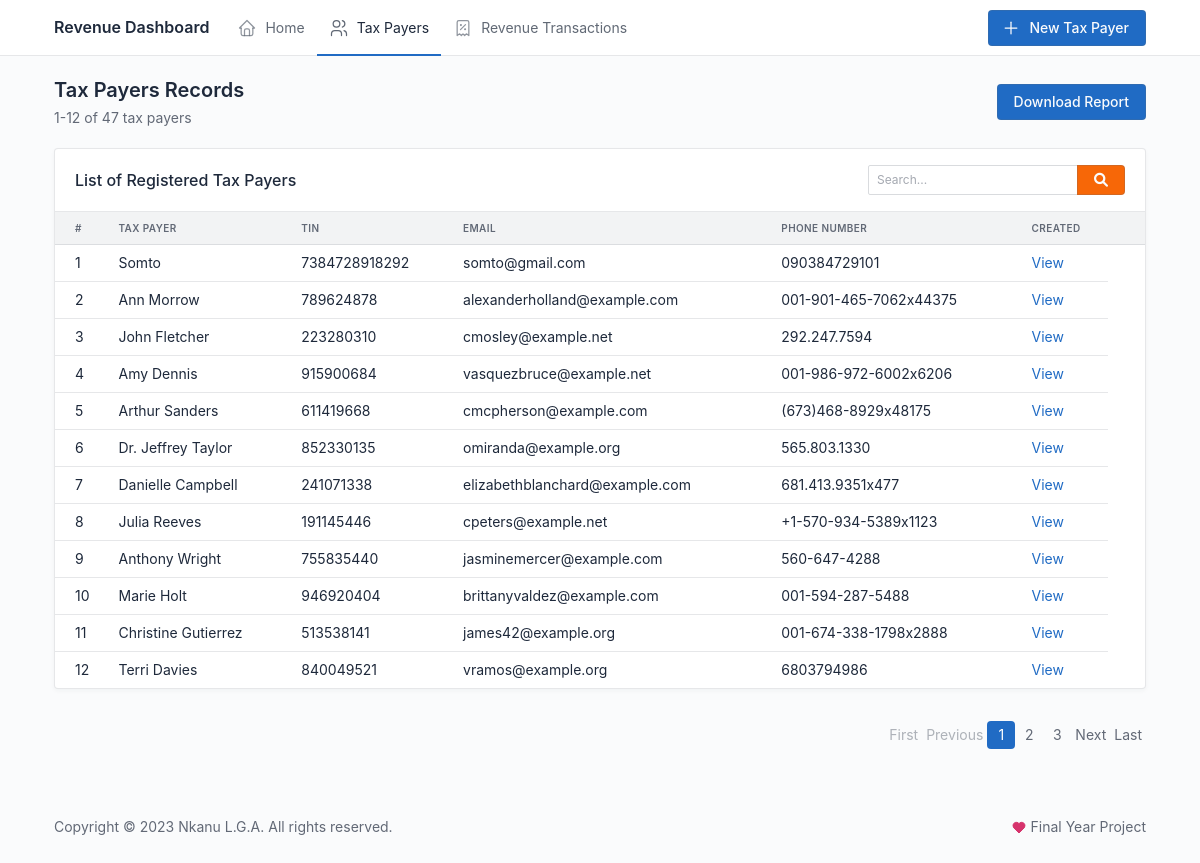
Before: /taxpayers/ with the older database file.
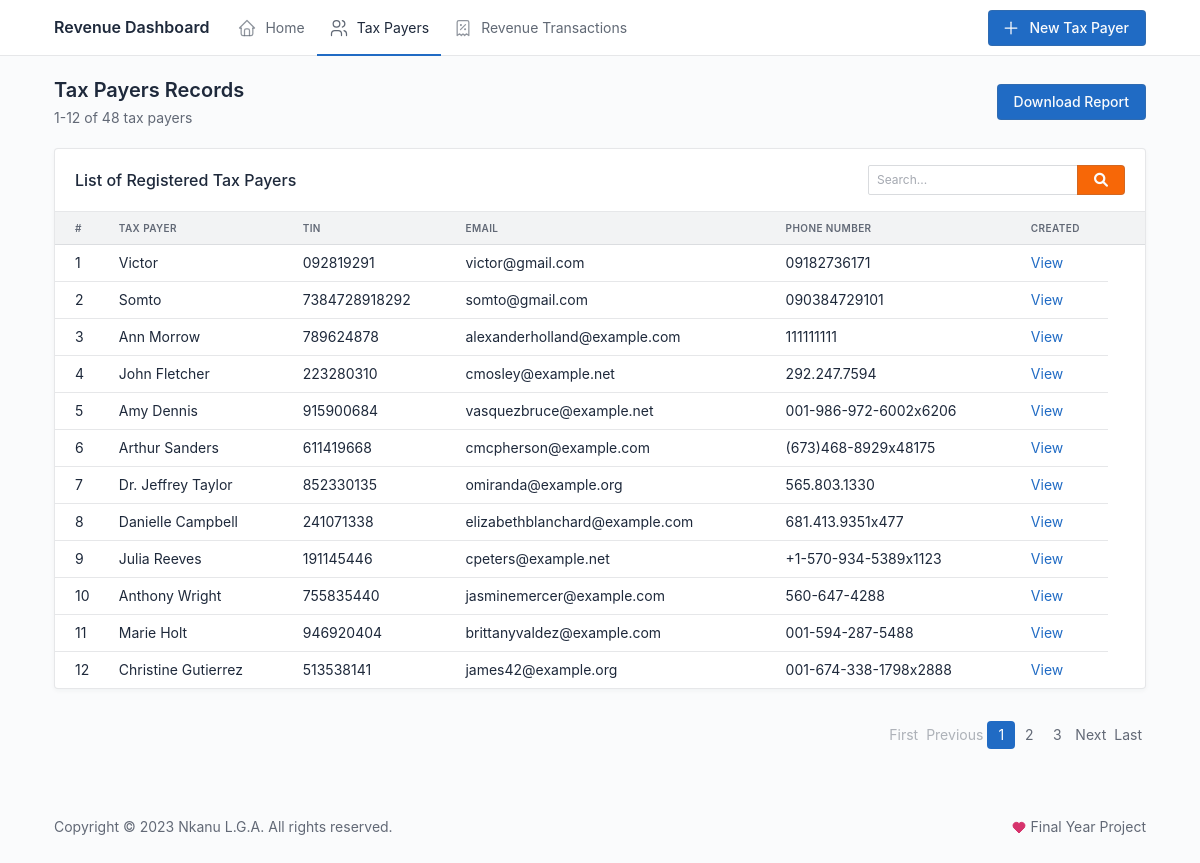
After: the same page with the newer database file.
### revenue/models.py (models this page shows, shortened)
class TaxPayer(models.Model):
    name = models.CharField(
        max_length=200,
        unique=True,
        help_text="Business name or Personal name")
    address = models.CharField(max_length=255)
    tin = models.CharField(
        max_length=20, unique=True, help_text="Tax Identification Number"
    )
    phone = models.CharField(max_length=15)
    email = models.EmailField(blank=True, null=True)
    created = models.DateTimeField()
    updated = models.DateTimeField(auto_now=True)
    class Meta:
        ordering = ["-created"]
        verbose_name_plural = "Tax Payers"

### revenue/views.py (the view, shortened to what this page needs)
# urls.py: path("taxpayers/", views.tax_payer_list, name="tax_payer_list"),
def tax_payer_list(request):
    tax_payers = TaxPayer.objects.all()
    search_query = request.GET.get('q')
    tax_payers = mk_paginator(request, tax_payers, 12)
    if request.method == "POST":
        form = TaxPayerForm(request.POST)
        if form.is_valid():
            tax_payer = form.save(commit=False)
            tax_payer.created = timezone.now()
            tax_payer.save()
            messages.success(
                request, f"{tax_payer.name} has been successfully created.")
            return redirect("tax_payer_detail", tax_payer.id)
    else:
        form = TaxPayerForm()
    return render(request,
                  "tax_payer_list.html",
                  {"tax_payers": tax_payers,
                   "form": form})

### revenue/forms.py
class TaxPayerForm(forms.ModelForm):
    class Meta:
        model = TaxPayer
        fields = ["name", "address", "tin", "phone", "email"]

### revenue/utils.py (called while the page is built)
def mk_paginator(request, items, num_items):
    paginator = Paginator(items, num_items)
    page = request.GET.get('page', 1)
    try:
        items = paginator.page(page)
    except PageNotAnInteger:
        items = paginator.page(1)
    except EmptyPage:
        items = paginator.page(paginator.num_pages)
    return items

### templates/tax_payer_list.html (shortened to what this page needs)
{% extends "base.html" %}
{% load humanize widget_tweaks %}
{% block navbar-action %}
<div class="nav-item">
    <a href="#" class="btn btn-primary" data-bs-toggle="modal" data-bs-target="#modal-create">
        New Tax Payer
    </a>
</div>
{% endblock navbar-action %}
{% block content %}
<div class="page-header d-print-none">
    <div class="row align-items-center">
        <div class="col">
            <h2 class="page-title">
                Tax Payers Records
            </h2>
            <div class="text-muted mt-1">{{ tax_payers.start_index }}-{{ tax_payers.end_index }} of
                {{ tax_payers.paginator.count }} tax payer{{ tax_payers.paginator.count|pluralize }}</div>
        </div>
        <div class="col-auto ms-auto d-print-none">
            <div class="btn-list">
                <a href="{% url 'tax_payer_list' %}?download_excel=1" class="btn btn-primary">Download Report</a>
            </div>
        </div>
    </div>
</div>
<div class="page-body">
    <div class="row my-3">
        <div class="col-12">
            <div class="card">
                <div class="card-header d-flex justify-content-between">
                    <h3 class="card-title">List of Registered Tax Payers</h3>
                    <div class="ms-auto text-muted">
                        <div class="ms-2 d-inline-block">
                            <form method="GET" action="{% url 'tax_payer_list' %}">
                                <div class="input-group">
                                    <input type="text" id="search" class="form-control form-control-sm" placeholder="Search..." name="q" value="{{ request.GET.q }}">
                                    <button type="submit" class="btn btn-warning" title="Search"><i class="fas fa-search"></i></button>
                                </div>
                            </form>
                        </div>
                    </div>
                </div>
                <div class="table-responsive">
                    <table class="table card-table table-vcenter text-nowrap">
                        <thead>
                            <tr>
                                <th>#</th>
                                <th>Tax Payer</th>
                                <th>TIN</th>
                                <th>Email</th>
                                <th>Phone number</th>
                                <th>Created</th>
                                <th></th>
                            </tr>
                        </thead>
                        <tbody>
                            {% for user in tax_payers %}
                            <tr>
                                <td>{{ forloop.counter }}</td>
                                <td>{{ user.name }}</td>
                                <td>{{ user.tin }}</td>
                                <td>{{ user.email }}</td>
                                <td>{{ user.phone }}</td>
                                <td><a href="{% url 'tax_payer_detail' user.id %}">View</a></td>
                            </tr>
                            {% endfor %}
                        </tbody>
                    </table>
                </div>
            </div>
        </div>
    </div>
    <div class="d-flex mt-4">
        <div class="ms-auto">
            {% include 'partials/_pagination.html' with page_obj=tax_payers %}
        </div>
    </div>
</div>
{% endblock content %}

Changed rows visible on the page:
no longer on this page (row unchanged): TaxPayer: name "Terri Davies", tin "840049521", email "vramos@example.org", phone "6803794986"
added TaxPayer: name "Victor", tin "092819291", email "victor@gmail.com", phone "09182736171"
changed TaxPayer "Ann Morrow": phone "001-901-465-7062x44375" → "111111111"
Other visible differences:
{{ tax_payers.paginator.count }}: "47" → "48"
